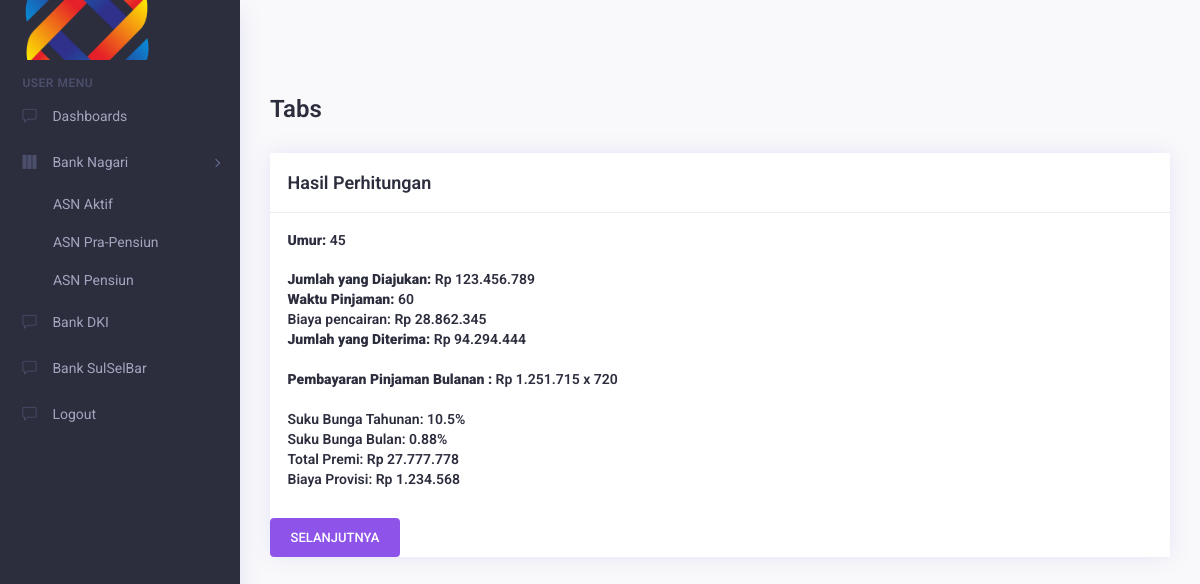
The app's page /user_page5.php (signed in), older data.
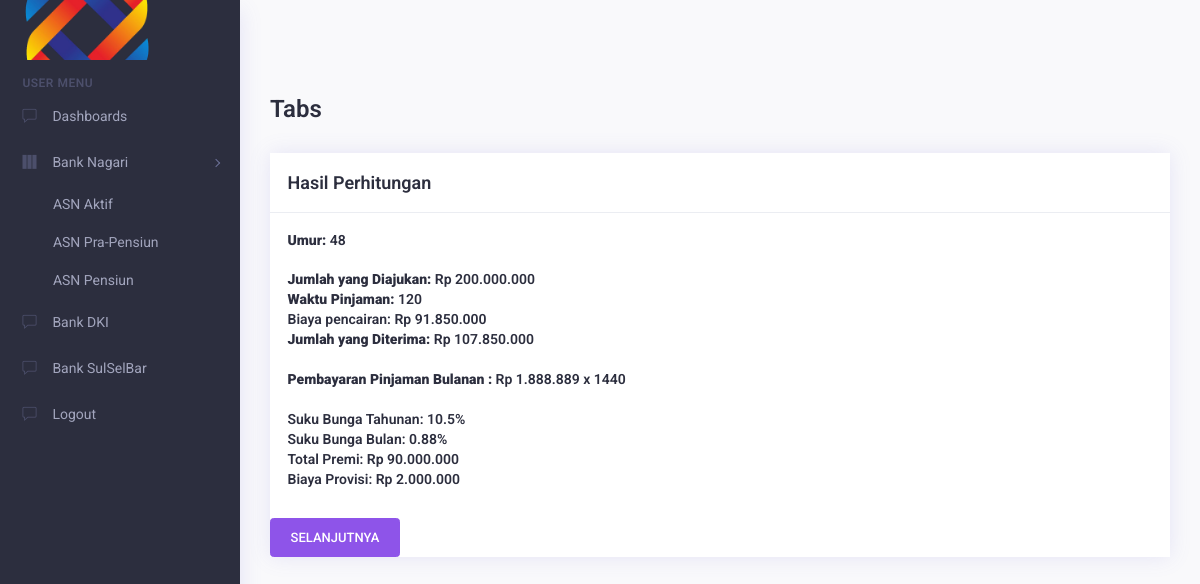
The same page, newer data.
### tables this page shows
CREATE TABLE `temp_form4` (
  `id_pengajuan` int(255) NOT NULL,
  `jumlah_pinjaman` int(255) NOT NULL,
  `waktu_pinjaman` int(255) NOT NULL,
  `umur_pengajuan` int(11) NOT NULL
);

### user_page5.php (the view, shortened to what this page needs)
<?php
@include 'config.php';
?>
<!DOCTYPE html>
<html lang="en">
<head>
    <link rel="stylesheet" type="text/css" href="assets/css/vendors.css" />
    <link rel="stylesheet" type="text/css" href="assets/css/style.css" />
</head>
<body>
    <div class="app">
        <div class="app-wrap">
            <header class="app-header top-bar">
                <nav class="navbar navbar-expand-md">
                    <div class="navbar-header d-flex align-items-center">
                        <a class="navbar-brand" href="index.html">
                            <img src="assets/img/logos.png" class="img-fluid logo-desktop" alt="logo" />
                        </a>
                    </div>
                </nav>
            </header>
            <div class="app-container">
                <aside class="app-navbar">
                    <div class="sidebar-nav scrollbar scroll_light">
                        <ul class="metismenu " id="sidebarNav">
                            <li class="nav-static-title">User Menu</li>
                            <li><a href="dashboard_user.php" aria-expanded="false"><i class="nav-icon ti ti-comment"></i><span class="nav-title">Dashboards</span></a> </li>
                            <li>
                                <a class="has-arrow" href="javascript:void(0)" aria-expanded="false"><i class="nav-icon ti ti-layout-column3-alt"></i><span class="nav-title">Bank Nagari</span></a>
                                <ul aria-expanded="false">
                                    <li> <a href="user_page.php">ASN Aktif</a> </li>
                                    <li> <a href="user_page.php">ASN Pra-Pensiun </a> </li>
                                    <li> <a href="user_page.php">ASN Pensiun</a> </li>
                                </ul>
                            </li>
                            <li><a href="#" aria-expanded="false"><i class="nav-icon ti ti-comment"></i><span class="nav-title">Bank DKI</span></a> </li>
                            <li><a href="#" aria-expanded="false"><i class="nav-icon ti ti-comment"></i><span class="nav-title">Bank SulSelBar</span></a> </li>
                            <li><a href="logout.php" aria-expanded="false"><i class="nav-icon ti ti-comment"></i><span class="nav-title">Logout</span></a> </li>
                        </ul>
                    </div>
                </aside>
            </div>
            <div class="app-main" id="main">
                <div class="container-fluid">
                    <div class="row">
                        <div class="col-md-12 m-b-30">
                            <div class="d-block d-sm-flex flex-nowrap align-items-center">
                                <div class="page-title mb-2 mb-sm-0">
                                    <h1>Tabs</h1>
                                </div>
                            </div>
                        </div>
                    </div>
                    <div class="row tabs-contant">
                        <div class="col-xxl-12">
                            <div class="card card-statistics">
                                <form action="" method="post">
                                    <div class="card-header">
                                        <div class="card-heading">
                                            <h4 class="card-title">Hasil Perhitungan</h4>
                                        </div>
                                    </div>
                                    <div class="card-body">
                                    <?php
                                    $sql1 = "SELECT * FROM temp_form4 ORDER BY id_pengajuan DESC LIMIT 1";
                                    $result1 = $conn->query($sql1);
                                    if ($result1->num_rows > 0) {
                                        $row = $result1->fetch_assoc();
                                    } else {
                                        echo "No data found.";
                                    }
                                    ?>
                                    <h5>
                                        <?php
                                        $umur = $row['umur_pengajuan'];
                                        $pinjaman = $row['jumlah_pinjaman'];
                                        $wpinjaman = $row['waktu_pinjaman'];
                                        $jpersen = 0.0;
                                        if ($wpinjaman>=1 && $wpinjaman<=5) {
                                            $jpersen = 9;
                                        } elseif($wpinjaman>=6 && $wpinjaman<=10) {
                                            $jpersen = 9.5;
                                        } else{
                                            $jpersen = 10.5;
                                        }
                                        $totalbunga = ($pinjaman*$jpersen)/100*$wpinjaman;
                                        $premi = 0.00375*$pinjaman*$wpinjaman;
                                        $biayaprovisi = $pinjaman*0.01;
                                        $jmlhditerima = $pinjaman - $premi - $biayaprovisi - 150000;
                                        $bungabulanan = $jpersen / 12;
                                        $biayapencairan= $premi + $biayaprovisi - 150000;
                                        $pembayaranbulanan= ($pinjaman + $totalbunga) / ($wpinjaman * 12);
                                        $jumlahcicilanbulanan= $wpinjaman*12 ;
                                        $bungabulanan_persen = number_format($bungabulanan, 2, '.', '') ;
                                        $pembayaranbulanan_format = number_format($pembayaranbulanan, 0, ',', '.');
                                        $pinjaman_format = number_format($pinjaman, 0, ',', '.');
                                        $biayapencairan_format = number_format($biayapencairan, 0, ',', '.');
                                        $jmlhditerima_format = number_format($jmlhditerima, 0, ',', '.');
                                        $premi_format = number_format($premi, 0, ',', '.');
                                        $biayaprovisi_format = number_format($biayaprovisi, 0, ',', '.');
                                        echo "<strong>Umur:</strong> {$umur} <br>";
                                        echo "<br>";
                                        echo "<strong>Jumlah yang Diajukan:</strong> Rp {$pinjaman_format} <br>";
                                        echo "<strong>Waktu Pinjaman:</strong> {$wpinjaman} <br>";
                                        echo "Biaya pencairan: Rp {$biayapencairan_format}<br>";
                                        echo "<strong>Jumlah yang Diterima:</strong> Rp {$jmlhditerima_format} <br>";
                                        echo "<br>";
                                        echo "<strong>Pembayaran Pinjaman Bulanan :</strong> Rp {$pembayaranbulanan_format} x {$jumlahcicilanbulanan} <br>";
                                        echo "<br> Suku Bunga Tahunan: {$jpersen}%";
                                        echo "<br> Suku Bunga Bulan: {$bungabulanan_persen}%";
                                        echo "<br> Total Premi: Rp {$premi_format} ";
                                        echo "<br>";
                                        echo "Biaya Provisi: Rp {$biayaprovisi_format}";
                                        echo "<br>";
                                        ?>
                                    </h5>
                                    </div>
                                    <input type="submit" name="submit" value="Selanjutnya" class="btn btn-primary text-uppercase">
                                </form>
                            </div>
                        </div>
                    </div>
                </div>
            </div>
        </div>
    </div>
</body>
</html>

Row changes from the older to the newer data that the page shows:
no longer on this page (row unchanged): temp_form4: umur_pengajuan "45", jumlah_pinjaman "123.456.789", waktu_pinjaman "60", biayapencairan_format "28.862.345", jmlhditerima_format "94.294.444", pembayaranbulanan_format "1.251.715", waktu_pinjaman "720", waktu_pinjaman "10.5", waktu_pinjaman "0.88", premi_format "27.777.778", jumlah_pinjaman "1.234.568"
added temp_form4: umur_pengajuan "48", jumlah_pinjaman "200.000.000", waktu_pinjaman "120", biayapencairan_format "91.850.000", jmlhditerima_format "107.850.000", pembayaranbulanan_format "1.888.889", waktu_pinjaman "1440", waktu_pinjaman "10.5", waktu_pinjaman "0.88", premi_format "90.000.000", jumlah_pinjaman "2.000.000"
